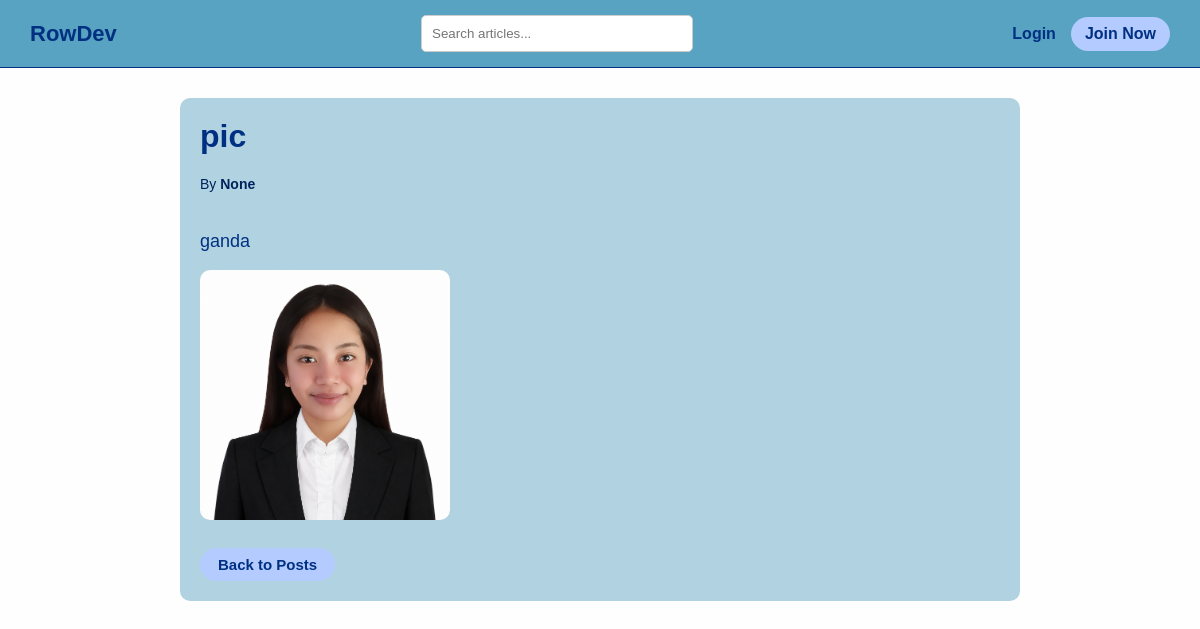
The app's page /post/1/ with its own data.
### myapp/models.py (models this page shows, shortened)
class Post(models.Model):
    title = models.CharField(max_length=200, blank=True, null=True)
    content = models.TextField()
    image = models.ImageField(upload_to='post_images/', blank=True, null=True)
    author = models.ForeignKey(User, on_delete=models.SET_NULL, null=True, blank=True)
    created_at = models.DateTimeField(auto_now_add=True)

### myapp/views.py (the view)
# urls.py: path('post/<int:pk>/', views.PostDetailView.as_view(), name='post-detail'),
class PostDetailView(DetailView):
    model = Post
    template_name = 'post_detail.html'

### myapp/templates/post_detail.html (shortened to what this page needs)
{% extends 'base.html' %}
{% block content %}
<div class="card" style="position: relative;">
    <h1 style="color: #003082; margin-top: 0;">{{ object.title }}</h1>
    <p style="font-size: 14px; color: #00225c;">
        By <strong>{{ object.author }}</strong>
    </p>
    <p style="font-size: 18px; color: #003082; white-space: pre-line;">
        {{ object.content }}
    </p>
    {% if object.image %}
        <img src="{{ object.image.url }}" alt="Post image" style="
            max-width: 50%;
            max-height: 250px;
            object-fit: cover;
            border-radius: 10px;
            margin-top: 12px;
            display: block;
        ">
    {% endif %}
    <br>
    <a href="{% url 'post-list' %}" class="btn" style="
        display: inline-block;
        text-decoration: none;
        font-size: 15px;
        font-weight: bold;
        padding: 8px 18px;
        margin-top: 10px;
    "> Back to Posts</a>
</div>
{% endblock %}

### myapp/templates/base.html (style rules this page uses)
body { margin: 0; font-family: Arial; background: #fefefe; }
.btn { background: #b4cbff !important; color: #003082 !important; padding: 8px 14px; border-radius: 20px; }
.card { background: rgb(176, 210, 225); padding: 20px; margin-bottom: 20px; border-radius: 10px; }
.card img { max-width: 100%; height: auto; border-radius: 10px; margin-top: 10px; }

### records on screen
Post: title "pic", author "None", content "ganda", image (picture)
